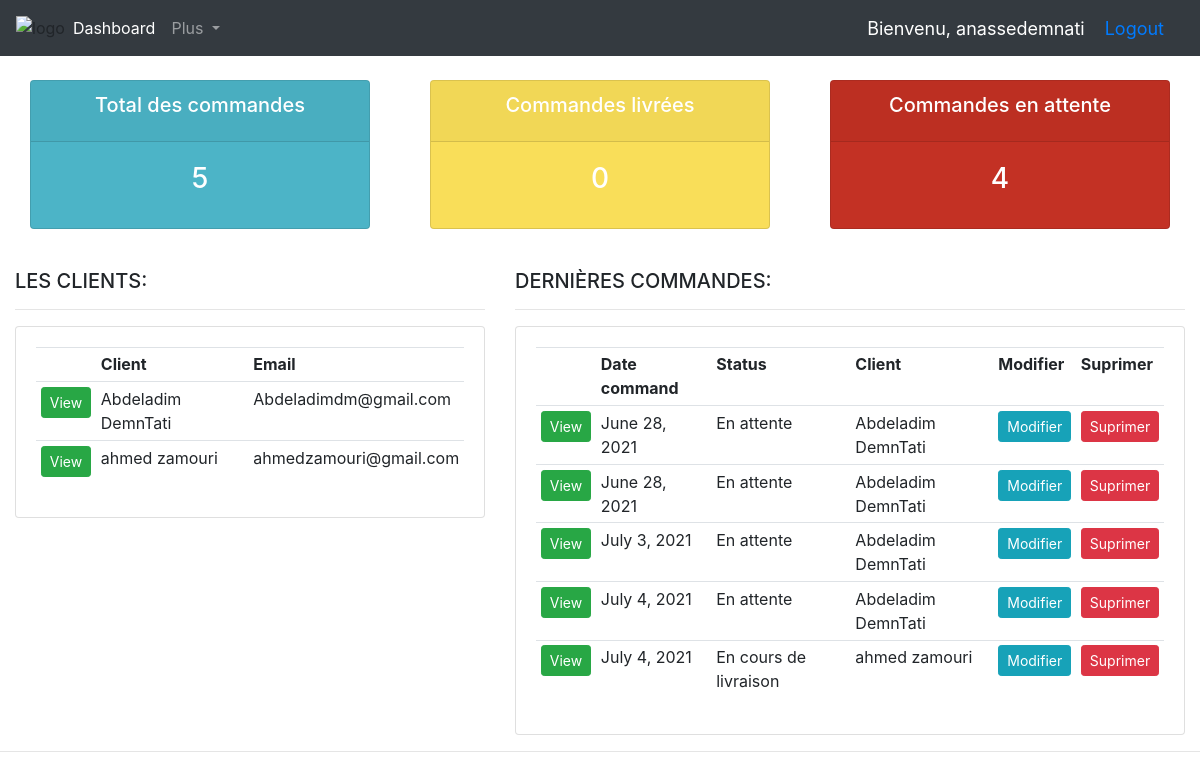
Screenshot of /dashbord/ (signed in) with the database file from the repository.
### shop/models.py (models this page shows, shortened)
class User(AbstractUser):
    is_costumer = models.BooleanField(default=False)
    is_admin = models.BooleanField(default=False)
    def __str__(self):
        return self.get_username()

class Costumer(models.Model):
    user = models.OneToOneField(User, on_delete=models.CASCADE)
    date_of_birth = models.DateField(blank=True, null=True)
    photo = models.ImageField(upload_to='images/costumers/', blank=True)

### dashboard/models.py (models this page shows, shortened)
class Commande(models.Model):
    modePaiement = (
        ('cart', 'carte'),
        ('paypal', 'paypal'),
        ('au livraison', 'au livraison'),
    )
    etatCom = (
        ('En attente', 'En attente'),
        ('En cours de livraison', 'En cours de livraison'),
        ('Livré', 'Livré'),
    )
    modePaiement = models.CharField(max_length=20, choices=modePaiement)
    prixTax = models.DecimalField(max_digits=7, decimal_places=2, default=0.0)
    prixLivraison = models.DecimalField(
        max_digits=7, decimal_places=2, default=0.0)
    prixTotal = models.DecimalField(max_digits=7, decimal_places=2, default=0.0)
    dateCom = models.DateField(auto_now_add=True)
    etatCom = models.CharField(max_length=30, choices=etatCom)
    dateLivraison = models.DateField(null=True)
    categorie = models.ForeignKey(Categorie, null=True, on_delete=models.SET_NULL)
    Costumer = models.ForeignKey(Costumer, null=True, on_delete=models.CASCADE)
    address = models.CharField(max_length=250, default=" ")
    postal_code = models.CharField(max_length=20, default=" ")
    city = models.CharField(max_length=100, default="Casablanca")

### dashboard/views.py (the view)
# urls.py: path('', views.DshbordView, name='dashboard'),
@user_passes_test(is_admin, login_url='/dashbord/logina/')
def DshbordView(request):
    if request.method == 'GET':
        commands = Commande.objects.all()
        clients = Costumer.objects.all()
        totalCom = Commande.objects.count()
        totalLivre = Commande.objects.filter(etatCom='Livré').count()
        totalenatent = Commande.objects.filter(etatCom='En attente').count()
        context = {'clients': clients, 'totalCom': totalCom, 'totalLivre': totalLivre, 'totalenatent': totalenatent,
                   'commands': commands}
        return render(request, "admin/dashboard.html", context)

### dashboard/views.py (called while the page is built)
def is_admin(user):
    if user.is_authenticated and user.is_admin:
        return True
    return False

### shop/context_processors.py (called while the page is built)
def menu_Cat(request):
    Cat = Categorie.objects.all()
    return dict(Cat=Cat)

def cart(request):
    return {'cart': request.session.get(settings.CART_SESSION_ID)}

### templates/admin/dashboard.html
{% extends 'admin/mainAdmin.html' %}
{% block content %}
{%  include 'admin/statistique.html' %}
<br>
<div class="row">
	<div class="col-md-5">
		<h5>LES CLIENTS:</h5>
		<hr>
		<div class="card card-body">
			<table class="table table-sm">
				<tr>
					<th></th>
					<th>Client</th>
					<th>Email</th>
				</tr>
                    {% for client in clients %}
                    <tr>
						<td><a class="btn btn-sm btn-success" href="{% url 'clientDetaille' client.id %}">View</a></td>
						<td>{{ client.user.get_full_name }}</td>
						<td>{{ client.user.email }}</td>
					</tr>
                    {% endfor %}
			</table>
		</div>
	</div>
	<div class="col-md-7">
		<h5>DERNIÈRES COMMANDES:</h5>
		<hr>
		<div class="card card-body">
			<table class="table table-sm">
				<tr>
					    <th></th>
                        <th>Date command</th>
                        <th>Status</th>
                        <th>Client</th>
                        <th>Modifier</th>
                        <th>Suprimer</th>
				</tr>
				{% for com in commands %}
                        <tr>
                            <td><a class="btn btn-sm btn-success" href="{% url 'CommandeDetaille' com.id %}">View</a></td>
                            <td>{{ com.dateCom }}</td>
                            <td>{{ com.etatCom }}</td>
                            <td>{{ com.Costumer.user.get_full_name }}</td>
                            <td><a class="btn btn-sm btn-info" href="{% url 'editCommande' com.id %}">Modifier</a></td>
                            <td><a class="btn btn-sm btn-danger" href="{% url 'deleteCommande' com.id %}">Suprimer</a></td>
                        </tr>
                    {% endfor %}
			</table>
		</div>
	</div>
</div>
{% endblock %}

### templates/admin/navAdmin.html (shortened to what this page needs)
{% load static %}
<nav class="navbar navbar-expand-lg navbar-dark bg-dark">
  <img src="{% static 'images/AM-SHOP.png '%}" alt="logo" />
  <div class="collapse navbar-collapse" id="navbarNav">
    <ul class="navbar-nav">
      <li class="nav-item active">
        <a class="nav-link" href="{% url 'dashboard' %}">Dashboard</a>
      </li>
      <li class="nav-item dropdown">
        <a
          class="nav-link dropdown-toggle"
          href="#"
          id="navbarDropdown"
          role="button"
          data-toggle="dropdown"
          aria-haspopup="true"
          aria-expanded="false"
        >
          Plus
        </a>
      </li>
      <li class="nav-item me-3 me-lg-1">
        <a class="nav-link" href="#">
        </a>
      </li>
    </ul>
  </div>
    <span class="hello-msg">Bienvenu, {{ request.user }} </span>
    <span class="hello-msg"><a href="{% url 'logouta' %}">Logout</a></span>
</nav>

### static/css/mainAdmin.css (style rules this page uses)
body { background-color: #ebeff5; }

### templates/admin/navAdmin.html (style rules this page uses)
.hello-msg { font-size: 18px; color: #fff; margin-right: 20px; }

### rows the page displays
User: user "anassedemnati"
Costumer: user.get_full_name "Abdeladim DemnTati", user.email "Abdeladimdm@gmail.com"
Costumer: user.get_full_name "ahmed zamouri", user.email "ahmedzamouri@gmail.com"
Commande: dateCom "June 28, 2021", etatCom "En attente", Costumer.user.get_full_name "Abdeladim DemnTati"
Commande: dateCom "June 28, 2021", etatCom "En attente", Costumer.user.get_full_name "Abdeladim DemnTati"
Commande: dateCom "July 3, 2021", etatCom "En attente", Costumer.user.get_full_name "Abdeladim DemnTati"
Commande: dateCom "July 4, 2021", etatCom "En attente", Costumer.user.get_full_name "Abdeladim DemnTati"
Commande: dateCom "July 4, 2021", etatCom "En cours de livraison", Costumer.user.get_full_name "ahmed zamouri"

### other values shown
{{ totalCom }} "5"
{{ totalLivre }} "0"
{{ totalenatent }} "4"
